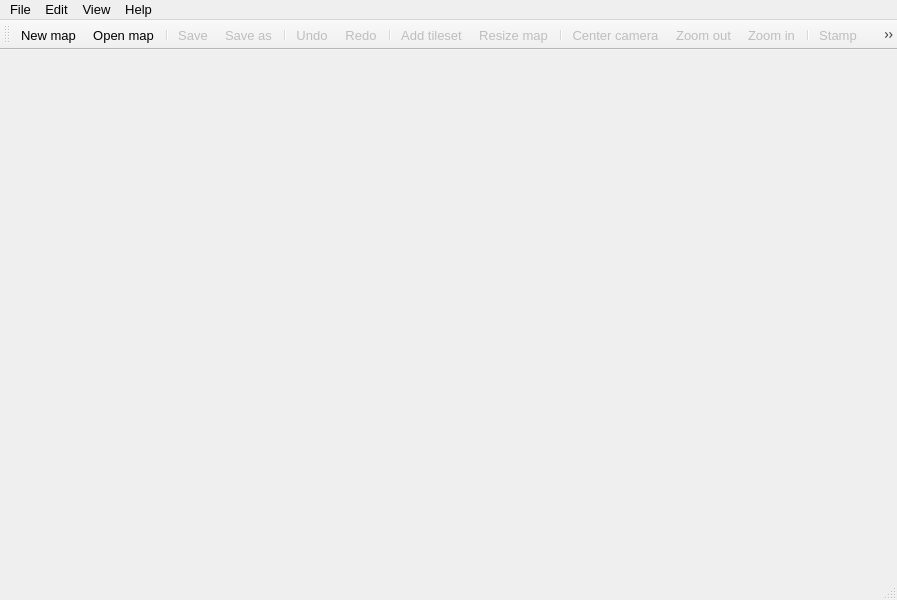
<?xml version="1.0" encoding="UTF-8"?>
<ui version="4.0">
 <class>window</class>
 <widget class="QMainWindow" name="window">
  <property name="geometry">
   <rect>
    <x>0</x>
    <y>0</y>
    <width>897</width>
    <height>600</height>
   </rect>
  </property>
  <property name="minimumSize">
   <size>
    <width>300</width>
    <height>100</height>
   </size>
  </property>
  <property name="font">
   <font>
    <family>Segoe UI</family>
    <pointsize>12</pointsize>
   </font>
  </property>
  <property name="acceptDrops">
   <bool>true</bool>
  </property>
  <property name="windowTitle">
   <string>Tactile</string>
  </property>
  <property name="windowIcon">
   <iconset resource="../../tactile.qrc">
    <normaloff>:/resources/icons/icon.png</normaloff>:/resources/icons/icon.png</iconset>
  </property>
  <property name="styleSheet">
   <string notr="true"/>
  </property>
  <widget class="QWidget" name="centralwidget">
   <property name="sizePolicy">
    <sizepolicy hsizetype="Expanding" vsizetype="Expanding">
     <horstretch>0</horstretch>
     <verstretch>0</verstretch>
    </sizepolicy>
   </property>
   <layout class="QGridLayout" name="gridLayout">
    <property name="leftMargin">
     <number>0</number>
    </property>
    <property name="topMargin">
     <number>0</number>
    </property>
    <property name="rightMargin">
     <number>0</number>
    </property>
    <property name="bottomMargin">
     <number>2</number>
    </property>
   </layout>
  </widget>
  <widget class="QMenuBar" name="menubar">
   <property name="geometry">
    <rect>
     <x>0</x>
     <y>0</y>
     <width>897</width>
     <height>23</height>
    </rect>
   </property>
   <property name="font">
    <font>
     <family>Segoe UI</family>
     <pointsize>10</pointsize>
    </font>
   </property>
   <widget class="QMenu" name="menuFile">
    <property name="title">
     <string>File</string>
    </property>
    <addaction name="actionNewMap"/>
    <addaction name="actionOpenMap"/>
    <addaction name="actionCloseMap"/>
    <addaction name="separator"/>
    <addaction name="actionSave"/>
    <addaction name="actionSaveAs"/>
    <addaction name="separator"/>
    <addaction name="actionSettings"/>
    <addaction name="separator"/>
    <addaction name="actionExit"/>
   </widget>
   <widget class="QMenu" name="menuEdit">
    <property name="title">
     <string>Edit</string>
    </property>
    <addaction name="actionUndo"/>
    <addaction name="actionRedo"/>
    <addaction name="separator"/>
    <addaction name="actionAddRow"/>
    <addaction name="actionAddCol"/>
    <addaction name="actionRemoveRow"/>
    <addaction name="actionRemoveCol"/>
    <addaction name="actionResizeMap"/>
    <addaction name="separator"/>
    <addaction name="actionStampTool"/>
    <addaction name="actionBucketTool"/>
    <addaction name="actionEraserTool"/>
    <addaction name="separator"/>
    <addaction name="actionAddTileset"/>
   </widget>
   <widget class="QMenu" name="menuView">
    <property name="title">
     <string>View</string>
    </property>
    <widget class="QMenu" name="menuAppearance">
     <property name="font">
      <font>
       <family>Segoe UI</family>
       <pointsize>10</pointsize>
      </font>
     </property>
     <property name="title">
      <string>Appearance</string>
     </property>
     <addaction name="actionResetLayout"/>
     <addaction name="separator"/>
     <addaction name="actionToolsVisibility"/>
     <addaction name="actionTilesetsVisibility"/>
     <addaction name="actionLayersVisibility"/>
     <addaction name="actionPropertiesVisibility"/>
    </widget>
    <addaction name="menuAppearance"/>
    <addaction name="separator"/>
    <addaction name="actionCenterCamera"/>
    <addaction name="separator"/>
    <addaction name="actionToggleGrid"/>
    <addaction name="separator"/>
    <addaction name="actionZoomIn"/>
    <addaction name="actionZoomOut"/>
    <addaction name="actionResetZoom"/>
    <addaction name="separator"/>
    <addaction name="actionPanUp"/>
    <addaction name="actionPanDown"/>
    <addaction name="actionPanRight"/>
    <addaction name="actionPanLeft"/>
    <addaction name="separator"/>
   </widget>
   <widget class="QMenu" name="menuHelp">
    <property name="title">
     <string>Help</string>
    </property>
    <addaction name="actionAbout"/>
    <addaction name="actionAboutQt"/>
   </widget>
   <addaction name="menuFile"/>
   <addaction name="menuEdit"/>
   <addaction name="menuView"/>
   <addaction name="menuHelp"/>
  </widget>
  <widget class="QStatusBar" name="statusbar"/>
  <widget class="QToolBar" name="toolBar">
   <property name="font">
    <font>
     <family>Segoe UI</family>
     <pointsize>12</pointsize>
    </font>
   </property>
   <property name="windowTitle">
    <string>Tool bar</string>
   </property>
   <property name="floatable">
    <bool>false</bool>
   </property>
   <attribute name="toolBarArea">
    <enum>TopToolBarArea</enum>
   </attribute>
   <attribute name="toolBarBreak">
    <bool>false</bool>
   </attribute>
   <addaction name="actionNewMap"/>
   <addaction name="actionOpenMap"/>
   <addaction name="separator"/>
   <addaction name="actionSave"/>
   <addaction name="actionSaveAs"/>
   <addaction name="separator"/>
   <addaction name="actionUndo"/>
   <addaction name="actionRedo"/>
   <addaction name="separator"/>
   <addaction name="actionAddTileset"/>
   <addaction name="actionResizeMap"/>
   <addaction name="separator"/>
   <addaction name="actionCenterCamera"/>
   <addaction name="actionZoomOut"/>
   <addaction name="actionZoomIn"/>
   <addaction name="separator"/>
   <addaction name="actionStampTool"/>
   <addaction name="actionBucketTool"/>
   <addaction name="actionEraserTool"/>
  </widget>
  <action name="actionNewMap">
   <property name="icon">
    <iconset resource="../../tactile.qrc">
     <normaloff>:/resources/icons/color/64/file.png</normaloff>:/resources/icons/color/64/file.png</iconset>
   </property>
   <property name="text">
    <string>New map</string>
   </property>
   <property name="font">
    <font>
     <family>Segoe UI</family>
     <pointsize>10</pointsize>
    </font>
   </property>
   <property name="shortcut">
    <string>Ctrl+N</string>
   </property>
  </action>
  <action name="actionOpenMap">
   <property name="icon">
    <iconset resource="../../tactile.qrc">
     <normaloff>:/resources/icons/color/64/opened-folder.png</normaloff>:/resources/icons/color/64/opened-folder.png</iconset>
   </property>
   <property name="text">
    <string>Open map...</string>
   </property>
   <property name="font">
    <font>
     <family>Segoe UI</family>
     <pointsize>10</pointsize>
    </font>
   </property>
   <property name="shortcut">
    <string>Ctrl+O</string>
   </property>
  </action>
  <action name="actionSave">
   <property name="enabled">
    <bool>false</bool>
   </property>
   <property name="icon">
    <iconset resource="../../tactile.qrc">
     <normaloff>:/resources/icons/fluent/64/save.png</normaloff>:/resources/icons/fluent/64/save.png</iconset>
   </property>
   <property name="text">
    <string>Save</string>
   </property>
   <property name="font">
    <font>
     <family>Segoe UI</family>
     <pointsize>10</pointsize>
    </font>
   </property>
   <property name="shortcut">
    <string>Ctrl+S</string>
   </property>
  </action>
  <action name="actionSaveAs">
   <property name="enabled">
    <bool>false</bool>
   </property>
   <property name="icon">
    <iconset resource="../../tactile.qrc">
     <normaloff>:/resources/icons/fluent/64/save-as.png</normaloff>:/resources/icons/fluent/64/save-as.png</iconset>
   </property>
   <property name="text">
    <string>Save as...</string>
   </property>
   <property name="font">
    <font>
     <family>Segoe UI</family>
     <pointsize>10</pointsize>
    </font>
   </property>
   <property name="shortcut">
    <string>Ctrl+Shift+S</string>
   </property>
  </action>
  <action name="actionRename">
   <property name="enabled">
    <bool>false</bool>
   </property>
   <property name="icon">
    <iconset resource="../../tactile.qrc">
     <normaloff>:/resources/icons/color/64/rename.png</normaloff>:/resources/icons/color/64/rename.png</iconset>
   </property>
   <property name="text">
    <string>Rename...</string>
   </property>
   <property name="font">
    <font>
     <family>Segoe UI</family>
     <pointsize>10</pointsize>
    </font>
   </property>
  </action>
  <action name="actionSettings">
   <property name="icon">
    <iconset resource="../../tactile.qrc">
     <normaloff>:/resources/icons/color/64/settings.png</normaloff>:/resources/icons/color/64/settings.png</iconset>
   </property>
   <property name="text">
    <string>Settings...</string>
   </property>
   <property name="font">
    <font>
     <family>Segoe UI</family>
     <pointsize>10</pointsize>
    </font>
   </property>
   <property name="shortcut">
    <string>Ctrl+Alt+S</string>
   </property>
  </action>
  <action name="actionExit">
   <property name="icon">
    <iconset resource="../../tactile.qrc">
     <normaloff>:/resources/icons/color/64/exit.png</normaloff>:/resources/icons/color/64/exit.png</iconset>
   </property>
   <property name="text">
    <string>Exit</string>
   </property>
   <property name="font">
    <font>
     <family>Segoe UI</family>
     <pointsize>10</pointsize>
    </font>
   </property>
  </action>
  <action name="actionUndo">
   <property name="enabled">
    <bool>false</bool>
   </property>
   <property name="icon">
    <iconset resource="../../tactile.qrc">
     <normaloff>:/resources/icons/fluent/64/undo.png</normaloff>:/resources/icons/fluent/64/undo.png</iconset>
   </property>
   <property name="text">
    <string>Undo</string>
   </property>
   <property name="font">
    <font>
     <family>Segoe UI</family>
     <pointsize>10</pointsize>
    </font>
   </property>
   <property name="shortcut">
    <string>Ctrl+Z</string>
   </property>
  </action>
  <action name="actionRedo">
   <property name="enabled">
    <bool>false</bool>
   </property>
   <property name="icon">
    <iconset resource="../../tactile.qrc">
     <normaloff>:/resources/icons/fluent/64/redo.png</normaloff>:/resources/icons/fluent/64/redo.png</iconset>
   </property>
   <property name="text">
    <string>Redo</string>
   </property>
   <property name="font">
    <font>
     <family>Segoe UI</family>
     <pointsize>10</pointsize>
    </font>
   </property>
   <property name="shortcut">
    <string>Ctrl+Y</string>
   </property>
  </action>
  <action name="actionAddRow">
   <property name="enabled">
    <bool>false</bool>
   </property>
   <property name="icon">
    <iconset resource="../../tactile.qrc">
     <normaloff>:/resources/icons/color/64/add-row.png</normaloff>:/resources/icons/color/64/add-row.png</iconset>
   </property>
   <property name="text">
    <string>Add row</string>
   </property>
   <property name="font">
    <font>
     <family>Segoe UI</family>
     <pointsize>10</pointsize>
    </font>
   </property>
   <property name="shortcut">
    <string>Alt+R</string>
   </property>
  </action>
  <action name="actionAddCol">
   <property name="enabled">
    <bool>false</bool>
   </property>
   <property name="icon">
    <iconset resource="../../tactile.qrc">
     <normaloff>:/resources/icons/color/64/add-column.png</normaloff>:/resources/icons/color/64/add-column.png</iconset>
   </property>
   <property name="text">
    <string>Add column</string>
   </property>
   <property name="font">
    <font>
     <family>Segoe UI</family>
     <pointsize>10</pointsize>
    </font>
   </property>
   <property name="shortcut">
    <string>Alt+C</string>
   </property>
  </action>
  <action name="actionRemoveRow">
   <property name="enabled">
    <bool>false</bool>
   </property>
   <property name="icon">
    <iconset resource="../../tactile.qrc">
     <normaloff>:/resources/icons/color/64/remove-row.png</normaloff>:/resources/icons/color/64/remove-row.png</iconset>
   </property>
   <property name="text">
    <string>Remove row</string>
   </property>
   <property name="font">
    <font>
     <family>Segoe UI</family>
     <pointsize>10</pointsize>
    </font>
   </property>
   <property name="shortcut">
    <string>Alt+Shift+R</string>
   </property>
  </action>
  <action name="actionRemoveCol">
   <property name="enabled">
    <bool>false</bool>
   </property>
   <property name="icon">
    <iconset resource="../../tactile.qrc">
     <normaloff>:/resources/icons/color/64/remove-column.png</normaloff>:/resources/icons/color/64/remove-column.png</iconset>
   </property>
   <property name="text">
    <string>Remove column</string>
   </property>
   <property name="font">
    <font>
     <family>Segoe UI</family>
     <pointsize>10</pointsize>
    </font>
   </property>
   <property name="shortcut">
    <string>Alt+Shift+C</string>
   </property>
  </action>
  <action name="actionCenterCamera">
   <property name="enabled">
    <bool>false</bool>
   </property>
   <property name="icon">
    <iconset resource="../../tactile.qrc">
     <normaloff>:/resources/icons/fluent/64/center-camera.png</normaloff>:/resources/icons/fluent/64/center-camera.png</iconset>
   </property>
   <property name="text">
    <string>Center camera</string>
   </property>
   <property name="font">
    <font>
     <family>Segoe UI</family>
     <pointsize>10</pointsize>
    </font>
   </property>
   <property name="shortcut">
    <string>Ctrl+Space</string>
   </property>
  </action>
  <action name="actionToggleGrid">
   <property name="enabled">
    <bool>false</bool>
   </property>
   <property name="icon">
    <iconset resource="../../tactile.qrc">
     <normaloff>:/resources/icons/fluent/64/grid.png</normaloff>:/resources/icons/fluent/64/grid.png</iconset>
   </property>
   <property name="text">
    <string>Toggle grid</string>
   </property>
   <property name="font">
    <font>
     <family>Segoe UI</family>
     <pointsize>10</pointsize>
    </font>
   </property>
   <property name="shortcut">
    <string>Ctrl+G</string>
   </property>
  </action>
  <action name="actionZoomIn">
   <property name="enabled">
    <bool>false</bool>
   </property>
   <property name="icon">
    <iconset resource="../../tactile.qrc">
     <normaloff>:/resources/icons/color/64/zoom-in.png</normaloff>:/resources/icons/color/64/zoom-in.png</iconset>
   </property>
   <property name="text">
    <string>Zoom in</string>
   </property>
   <property name="font">
    <font>
     <family>Segoe UI</family>
     <pointsize>10</pointsize>
    </font>
   </property>
   <property name="shortcut">
    <string>Ctrl++</string>
   </property>
  </action>
  <action name="actionZoomOut">
   <property name="enabled">
    <bool>false</bool>
   </property>
   <property name="icon">
    <iconset resource="../../tactile.qrc">
     <normaloff>:/resources/icons/color/64/zoom-out.png</normaloff>:/resources/icons/color/64/zoom-out.png</iconset>
   </property>
   <property name="text">
    <string>Zoom out</string>
   </property>
   <property name="font">
    <font>
     <family>Segoe UI</family>
     <pointsize>10</pointsize>
    </font>
   </property>
   <property name="shortcut">
    <string>Ctrl+-</string>
   </property>
  </action>
  <action name="actionPanUp">
   <property name="enabled">
    <bool>false</bool>
   </property>
   <property name="icon">
    <iconset resource="../../tactile.qrc">
     <normaloff>:/resources/icons/fluent/64/arrow-up.png</normaloff>:/resources/icons/fluent/64/arrow-up.png</iconset>
   </property>
   <property name="text">
    <string>Pan up</string>
   </property>
   <property name="font">
    <font>
     <family>Segoe UI</family>
     <pointsize>10</pointsize>
    </font>
   </property>
   <property name="shortcut">
    <string>Ctrl+Up</string>
   </property>
  </action>
  <action name="actionPanRight">
   <property name="enabled">
    <bool>false</bool>
   </property>
   <property name="icon">
    <iconset resource="../../tactile.qrc">
     <normaloff>:/resources/icons/fluent/64/arrow-right.png</normaloff>:/resources/icons/fluent/64/arrow-right.png</iconset>
   </property>
   <property name="text">
    <string>Pan right</string>
   </property>
   <property name="font">
    <font>
     <family>Segoe UI</family>
     <pointsize>10</pointsize>
    </font>
   </property>
   <property name="shortcut">
    <string>Ctrl+Right</string>
   </property>
  </action>
  <action name="actionPanLeft">
   <property name="enabled">
    <bool>false</bool>
   </property>
   <property name="icon">
    <iconset resource="../../tactile.qrc">
     <normaloff>:/resources/icons/fluent/64/arrow-left.png</normaloff>:/resources/icons/fluent/64/arrow-left.png</iconset>
   </property>
   <property name="text">
    <string>Pan left</string>
   </property>
   <property name="font">
    <font>
     <family>Segoe UI</family>
     <pointsize>10</pointsize>
    </font>
   </property>
   <property name="shortcut">
    <string>Ctrl+Left</string>
   </property>
  </action>
  <action name="actionPanDown">
   <property name="enabled">
    <bool>false</bool>
   </property>
   <property name="icon">
    <iconset resource="../../tactile.qrc">
     <normaloff>:/resources/icons/fluent/64/arrow-down.png</normaloff>:/resources/icons/fluent/64/arrow-down.png</iconset>
   </property>
   <property name="text">
    <string>Pan down</string>
   </property>
   <property name="font">
    <font>
     <family>Segoe UI</family>
     <pointsize>10</pointsize>
    </font>
   </property>
   <property name="shortcut">
    <string>Ctrl+Down</string>
   </property>
  </action>
  <action name="actionAbout">
   <property name="icon">
    <iconset resource="../../tactile.qrc">
     <normaloff>:/resources/icons/fluent/64/help.png</normaloff>:/resources/icons/fluent/64/help.png</iconset>
   </property>
   <property name="text">
    <string>About Tactile...</string>
   </property>
   <property name="font">
    <font>
     <family>Segoe UI</family>
     <pointsize>10</pointsize>
    </font>
   </property>
  </action>
  <action name="actionStampTool">
   <property name="checkable">
    <bool>true</bool>
   </property>
   <property name="enabled">
    <bool>false</bool>
   </property>
   <property name="icon">
    <iconset resource="../../tactile.qrc">
     <normaloff>:/resources/icons/color/64/brush.png</normaloff>:/resources/icons/color/64/brush.png</iconset>
   </property>
   <property name="text">
    <string>Stamp</string>
   </property>
   <property name="font">
    <font>
     <family>Segoe UI</family>
     <pointsize>10</pointsize>
    </font>
   </property>
   <property name="shortcut">
    <string>S</string>
   </property>
  </action>
  <action name="actionBucketTool">
   <property name="checkable">
    <bool>true</bool>
   </property>
   <property name="enabled">
    <bool>false</bool>
   </property>
   <property name="icon">
    <iconset resource="../../tactile.qrc">
     <normaloff>:/resources/icons/color/64/bucket.png</normaloff>:/resources/icons/color/64/bucket.png</iconset>
   </property>
   <property name="text">
    <string>Bucket</string>
   </property>
   <property name="font">
    <font>
     <family>Segoe UI</family>
     <pointsize>10</pointsize>
    </font>
   </property>
   <property name="shortcut">
    <string>B</string>
   </property>
  </action>
  <action name="actionEraserTool">
   <property name="checkable">
    <bool>true</bool>
   </property>
   <property name="enabled">
    <bool>false</bool>
   </property>
   <property name="icon">
    <iconset resource="../../tactile.qrc">
     <normaloff>:/resources/icons/fluent/64/eraser.png</normaloff>:/resources/icons/fluent/64/eraser.png</iconset>
   </property>
   <property name="text">
    <string>Eraser</string>
   </property>
   <property name="font">
    <font>
     <family>Segoe UI</family>
     <pointsize>10</pointsize>
    </font>
   </property>
   <property name="shortcut">
    <string>E</string>
   </property>
  </action>
  <action name="actionAddTileset">
   <property name="enabled">
    <bool>false</bool>
   </property>
   <property name="icon">
    <iconset resource="../../tactile.qrc">
     <normaloff>:/resources/icons/color/64/image.png</normaloff>:/resources/icons/color/64/image.png</iconset>
   </property>
   <property name="text">
    <string>Add tileset...</string>
   </property>
   <property name="font">
    <font>
     <family>Segoe UI</family>
     <pointsize>10</pointsize>
    </font>
   </property>
   <property name="shortcut">
    <string>Ctrl+T</string>
   </property>
  </action>
  <action name="actionResizeMap">
   <property name="enabled">
    <bool>false</bool>
   </property>
   <property name="icon">
    <iconset resource="../../tactile.qrc">
     <normaloff>:/resources/icons/color/64/resize.png</normaloff>:/resources/icons/color/64/resize.png</iconset>
   </property>
   <property name="text">
    <string>Resize map...</string>
   </property>
   <property name="font">
    <font>
     <family>Segoe UI</family>
     <pointsize>10</pointsize>
    </font>
   </property>
  </action>
  <action name="actionResetZoom">
   <property name="enabled">
    <bool>false</bool>
   </property>
   <property name="icon">
    <iconset resource="../../tactile.qrc">
     <normaloff>:/resources/icons/color/64/reset_zoom.png</normaloff>:/resources/icons/color/64/reset_zoom.png</iconset>
   </property>
   <property name="text">
    <string>Reset zoom</string>
   </property>
   <property name="font">
    <font>
     <family>Segoe UI</family>
     <pointsize>10</pointsize>
    </font>
   </property>
  </action>
  <action name="actionCloseMap">
   <property name="enabled">
    <bool>false</bool>
   </property>
   <property name="text">
    <string>Close map</string>
   </property>
   <property name="font">
    <font>
     <family>Segoe UI</family>
     <pointsize>10</pointsize>
    </font>
   </property>
  </action>
  <action name="actionToolsVisibility">
   <property name="checkable">
    <bool>true</bool>
   </property>
   <property name="checked">
    <bool>false</bool>
   </property>
   <property name="icon">
    <iconset resource="../../tactile.qrc">
     <normaloff>:/resources/icons/fluent/64/unchecked.png</normaloff>
     <normalon>:/resources/icons/fluent/64/checked.png</normalon>:/resources/icons/fluent/64/unchecked.png</iconset>
   </property>
   <property name="text">
    <string>Mouse tools</string>
   </property>
   <property name="font">
    <font>
     <family>Segoe UI</family>
     <pointsize>10</pointsize>
    </font>
   </property>
  </action>
  <action name="actionTilesetsVisibility">
   <property name="checkable">
    <bool>true</bool>
   </property>
   <property name="checked">
    <bool>true</bool>
   </property>
   <property name="icon">
    <iconset resource="../../tactile.qrc">
     <normaloff>:/resources/icons/fluent/64/unchecked.png</normaloff>
     <normalon>:/resources/icons/fluent/64/checked.png</normalon>:/resources/icons/fluent/64/unchecked.png</iconset>
   </property>
   <property name="text">
    <string>Tilesets</string>
   </property>
   <property name="font">
    <font>
     <family>Segoe UI</family>
     <pointsize>10</pointsize>
    </font>
   </property>
  </action>
  <action name="actionResetLayout">
   <property name="text">
    <string>Reset layout</string>
   </property>
   <property name="font">
    <font>
     <family>Segoe UI</family>
     <pointsize>10</pointsize>
    </font>
   </property>
  </action>
  <action name="actionAboutQt">
   <property name="icon">
    <iconset>
     <normaloff>:/resources/icons/dark/qt.png</normaloff>:/resources/icons/dark/qt.png</iconset>
   </property>
   <property name="text">
    <string>About Qt...</string>
   </property>
   <property name="font">
    <font>
     <family>Segoe UI</family>
     <pointsize>10</pointsize>
    </font>
   </property>
  </action>
  <action name="actionLayersVisibility">
   <property name="checkable">
    <bool>true</bool>
   </property>
   <property name="checked">
    <bool>true</bool>
   </property>
   <property name="icon">
    <iconset resource="../../tactile.qrc">
     <normaloff>:/resources/icons/fluent/64/unchecked.png</normaloff>
     <normalon>:/resources/icons/fluent/64/checked.png</normalon>:/resources/icons/fluent/64/unchecked.png</iconset>
   </property>
   <property name="text">
    <string>Layers</string>
   </property>
  </action>
  <action name="actionPropertiesVisibility">
   <property name="checkable">
    <bool>true</bool>
   </property>
   <property name="checked">
    <bool>true</bool>
   </property>
   <property name="icon">
    <iconset resource="../../tactile.qrc">
     <normaloff>:/resources/icons/fluent/64/unchecked.png</normaloff>
     <normalon>:/resources/icons/fluent/64/checked.png</normalon>:/resources/icons/fluent/64/unchecked.png</iconset>
   </property>
   <property name="text">
    <string>Properties</string>
   </property>
  </action>
 </widget>
 <resources>
  <include location="../../tactile.qrc"/>
 </resources>
 <connections/>
</ui>
